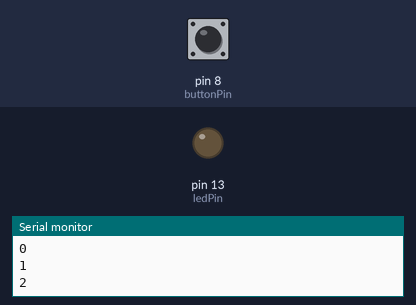
Bench run of a sketch on a simulated Arduino Uno, built with avr-gcc and run on an emulated ATmega328P. Parts: output pins drawn as LEDs (lit = HIGH), the last lines printed to the serial monitor. The inputs (shaded band) are chosen by the test bench; at power-on: pin 8 (buttonPin) LOW.

Above: at 2.8 s.
2.9 s: pin 8 (buttonPin) pulled HIGH for 1.2 s
At 3.8 s:
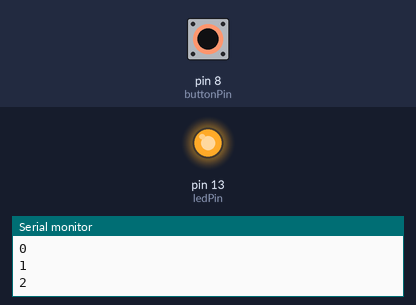
5.6 s: pin 8 (buttonPin) pulled HIGH for 3.2 s
At 9.8 s:
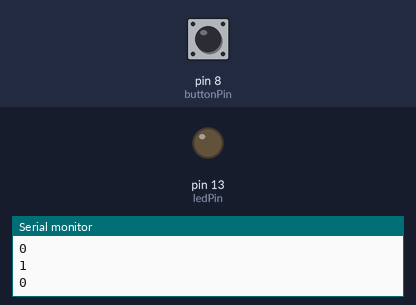
Timing chart, 0 to 11.3 s (numbered marks = the images above; inputs shaded):
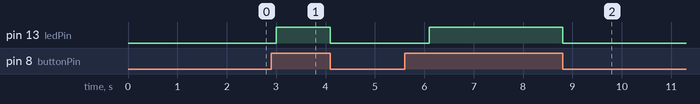

The sketch:

Lab3_CounterResetButton.ino
```cpp
/*
  Lab. 3 - PushButton Counter
*/

// led variable
int ledPin = 13;

// button variables
int buttonPin = 8;
int buttonState;

int count = 0;

int dt = 1000;

void setup()
{
  pinMode(ledPin, OUTPUT);
  pinMode(buttonPin, INPUT);
  Serial.begin(9600);
}

void loop()
{
  buttonState = digitalRead(buttonPin);
  digitalWrite(ledPin, buttonState);

  // button pressed
  if (buttonState == true)
  {
    count = 0;
  }
  // button not pressed
  else
  {
    Serial.println(count);
    count++;
    delay(dt);
  }
}
```

Measured:
- after the input at 2.9 s, pin 13 (ledPin): LOW → HIGH after 0.10 s, → LOW 1.1 s later
- after the input at 5.6 s, pin 13 (ledPin): LOW → HIGH after 0.50 s, → LOW 2.7 s later
